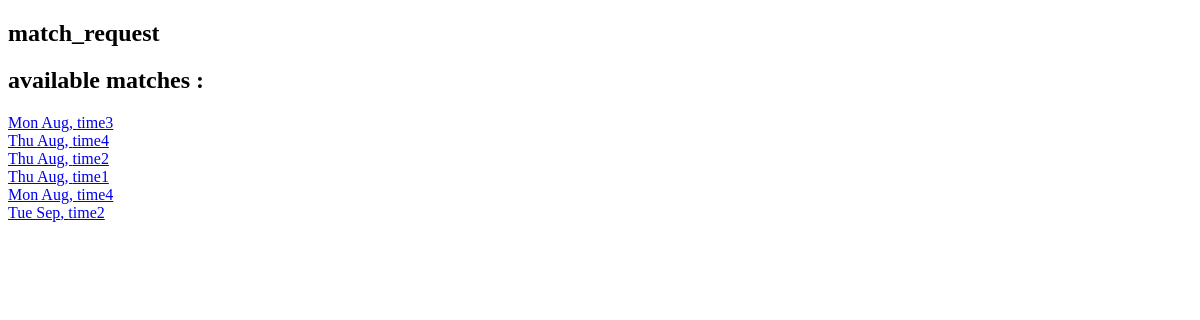
Before: /match_request/ (signed in) with the older database file.
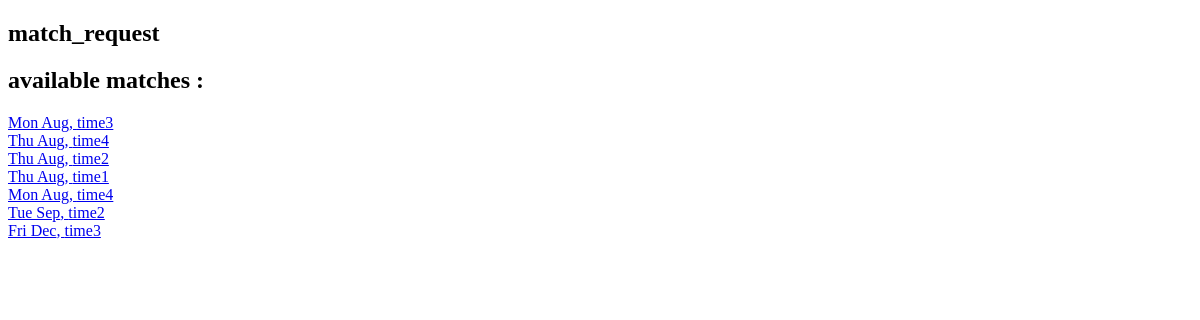
After: the same page with the newer database file.
### mainapp/models.py (models this page shows)
class Match(models.Model):
    time1 = 'time1'
    time2 = 'time2'
    time3 = 'time3'
    time4 = 'time4'
    Time_choices = [
        (time1, 'Time1'),
        (time2, 'Time2'),
        (time3, 'Time3'),
        (time4, 'Time4'),
    ]
    time = models.CharField(max_length=10, choices=Time_choices)
    date = models.DateField(blank= True,null=True,auto_now=False, auto_now_add=False)
    player = models.ManyToManyField(My_user, related_name = 'player_match')
    referee = models.ManyToManyField(My_user,related_name = 'referee_match')
    gym = models.ForeignKey(Gym, on_delete=models.CASCADE, null=True, default=None)

### mainapp/views.py (the view)
# urls.py: path('match_request/', views.match_request_page, name = "match_request_page"),
@login_required
def match_request_page(request):
    matches = Match.objects.all().order_by('date')
    context = {'matches' : matches}
    return render(request, 'mainapp/match_request.html', context)

### mainapp/templates/mainapp/match_request.html (shortened to what this page needs)
<!DOCTYPE html>
<html>
    <head>
    </head>
    <body>
        <h2>match_request</h2>
        <h2>available matches :</h2>
        {% for match in matches %}
        <a href="{% url 'mainapp:match_request' match_id=match.id %}">{{match.date|date:'D M'}}, {{match.time}}</a><br>
        {% endfor %}
    </body>
</html>

Changed rows visible on the page:
added Match: date "Fri Dec", time "time3"
